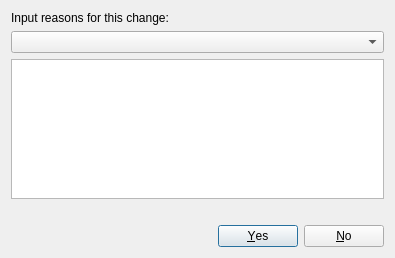
<?xml version="1.0" encoding="UTF-8"?>
<ui version="4.0">
 <class>FrmChangeReasons</class>
 <widget class="QDialog" name="FrmChangeReasons">
  <property name="windowModality">
   <enum>Qt::ApplicationModal</enum>
  </property>
  <property name="geometry">
   <rect>
    <x>0</x>
    <y>0</y>
    <width>395</width>
    <height>258</height>
   </rect>
  </property>
  <property name="windowTitle">
   <string>Change Reasons</string>
  </property>
  <property name="windowIcon">
   <iconset resource="app_new.qrc">
    <normaloff>:/app_new/medfisis.ico</normaloff>:/app_new/medfisis.ico</iconset>
  </property>
  <layout class="QHBoxLayout" name="horizontalLayout">
   <item>
    <layout class="QVBoxLayout" name="verticalLayout">
     <item>
      <widget class="QLabel" name="label">
       <property name="text">
        <string>Input reasons for this change:</string>
       </property>
       <property name="buddy">
        <cstring>cmbChanges</cstring>
       </property>
      </widget>
     </item>
     <item>
      <widget class="QComboBox" name="cmbChanges"/>
     </item>
     <item>
      <widget class="QTextEdit" name="textChanges"/>
     </item>
     <item>
      <widget class="QLabel" name="lbChangeCoordinates">
       <property name="font">
        <font>
         <weight>50</weight>
         <bold>false</bold>
        </font>
       </property>
       <property name="text">
        <string/>
       </property>
       <property name="textFormat">
        <enum>Qt::LogText</enum>
       </property>
       <property name="wordWrap">
        <bool>true</bool>
       </property>
      </widget>
     </item>
     <item>
      <widget class="QDialogButtonBox" name="buttonBox">
       <property name="standardButtons">
        <set>QDialogButtonBox::No|QDialogButtonBox::Yes</set>
       </property>
      </widget>
     </item>
    </layout>
   </item>
  </layout>
 </widget>
 <resources>
  <include location="app_new.qrc"/>
 </resources>
 <connections>
  <connection>
   <sender>buttonBox</sender>
   <signal>accepted()</signal>
   <receiver>FrmChangeReasons</receiver>
   <slot>accept()</slot>
   <hints>
    <hint type="sourcelabel">
     <x>197</x>
     <y>235</y>
    </hint>
    <hint type="destinationlabel">
     <x>197</x>
     <y>128</y>
    </hint>
   </hints>
  </connection>
  <connection>
   <sender>buttonBox</sender>
   <signal>rejected()</signal>
   <receiver>FrmChangeReasons</receiver>
   <slot>reject()</slot>
   <hints>
    <hint type="sourcelabel">
     <x>197</x>
     <y>235</y>
    </hint>
    <hint type="destinationlabel">
     <x>197</x>
     <y>128</y>
    </hint>
   </hints>
  </connection>
 </connections>
</ui>
